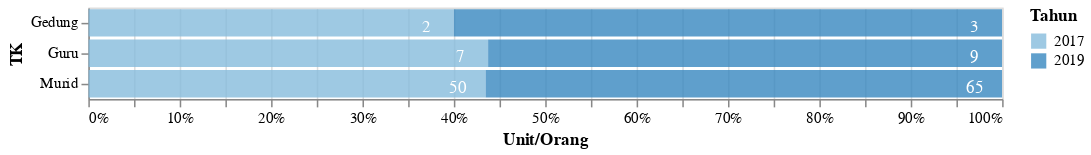

The code cell stored with this chart in its notebook:
### Code cell
plot_1(df_10_tk,'Unit/Orang', 'TK',600)

### Figure 1 — Vega-Lite specification as saved in the notebook (floating-point values rounded to 4 significant figures)
{"config": {"view": {"continuousWidth": 400, "continuousHeight": 300}}, "layer": [{"mark": {"type": "bar", "opacity": 0.8}, "encoding": {"color": {"condition": {"type": "ordinal", "field": "Tahun", "selection": "selector145"}, "value": "lightgray"}, "x": {"type": "quantitative", "field": "N", "stack": "normalize", "title": "Unit/Orang"}, "y": {"type": "ordinal", "field": "Keterangan", "title": "TK"}}, "selection": {"selector145": {"type": "single", "encodings": ["x", "color"]}}}, {"mark": {"type": "text", "color": "white", "dx": -18, "dy": 3}, "encoding": {"detail": {"type": "ordinal", "field": "Tahun"}, "text": {"type": "ordinal", "field": "N"}, "tooltip": [{"type": "quantitative", "field": "Tahun"}, {"type": "nominal", "field": "Keterangan"}, {"type": "nominal", "field": "N"}, {"type": "nominal", "field": "Satuan"}], "x": {"type": "quantitative", "field": "N", "stack": "normalize"}, "y": {"type": "ordinal", "field": "Keterangan"}}, "selection": {"selector146": {"type": "interval", "bind": "scales", "encodings": ["x", "y"]}}}], "data": {"name": "data-6996bd9e7d18a76a37cbf0de5c40c5d7"}, "width": 600, "$schema": "https://vega.github.io/schema/vega-lite/v4.8.1.json", "datasets": {"data-6996bd9e7d18a76a37cbf0de5c40c5d7": [{"Tahun": 2017, "Kode": 8, "Data": "Pendidikan Umum", "Kode Kategori": 8.1, "Kategori": "TK", "Keterangan": "Gedung", "N": "2", "Satuan": "Unit"}, {"Tahun": 2017, "Kode": 8, "Data": "Pendidikan Umum", "Kode Kategori": 8.1, "Kategori": "TK", "Keterangan": "Guru", "N": "7", "Satuan": "Orang"}, {"Tahun": 2017, "Kode": 8, "Data": "Pendidikan Umum", "Kode Kategori": 8.1, "Kategori": "TK", "Keterangan": "Murid", "N": "50", "Satuan": "Orang"}, {"Tahun": 2019, "Kode": 8, "Data": "Pendidikan Umum", "Kode Kategori": 8.1, "Kategori": "TK", "Keterangan": "Gedung", "N": 3.0, "Satuan": "Unit"}, {"Tahun": 2019, "Kode": 8, "Data": "Pendidikan Umum", "Kode Kategori": 8.1, "Kategori": "TK", "Keterangan": "Guru", "N": 9.0, "Satuan": "Orang"}, {"Tahun": 2019, "Kode": 8, "Data": "Pendidikan Umum", "Kode Kategori": 8.1, "Kategori": "TK", "Keterangan": "Murid", "N": 65.0, "Satuan": "Orang"}]}}
